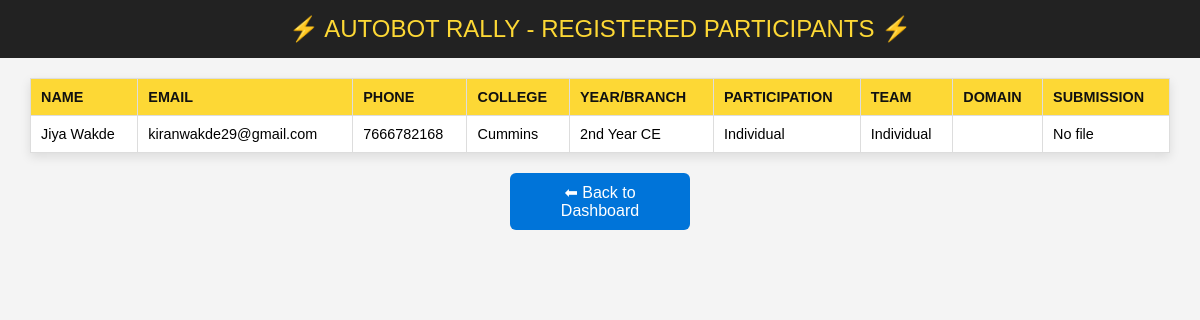
Screenshot of /event/Autobot Rally/participants (signed in) with the database file from the repository.
### main.py (models this page shows)
class Participant(db.Model):
    id = db.Column(db.Integer, primary_key=True, autoincrement=True)
    name = db.Column(db.String(100), nullable=False)
    email = db.Column(db.String(120), nullable=False)
    phone = db.Column(db.String(15), nullable=False)
    college = db.Column(db.String(150), nullable=False)
    year_branch = db.Column(db.String(100))
    event_name = db.Column(db.String(100), nullable=False)
    participation_type = db.Column(db.String(20))
    team_name = db.Column(db.String(100))
    team_leader = db.Column(db.String(100))
    team_size = db.Column(db.Integer)
    member1 = db.Column(db.String(100))
    member2 = db.Column(db.String(100))
    member3 = db.Column(db.String(100))
    member4 = db.Column(db.String(100))
    domain = db.Column(db.String(100))
    submission = db.Column(db.String(200))
    __table_args__ = (
        db.UniqueConstraint('email', 'event_name', name='unique_email_per_event'),
    )

### main.py (the view)
@app.route("/event/<event_name>/participants")
def event_participants(event_name):
    if "user" not in session:
        return redirect(url_for("login"))
    participants = Participant.query.filter_by(event_name=event_name).all()
    return render_template("participants.html", event_name=event_name, participants=participants)

### templates/participants.html (shortened to what this page needs)
<!DOCTYPE html>
<html lang="en">
<head>
</head>
<body>
  <header>⚡ {{ event_name }} - Registered Participants ⚡</header>
  <table>
    <thead>
      <tr>
        <th>Name</th>
        <th>Email</th>
        <th>Phone</th>
        <th>College</th>
        <th>Year/Branch</th>
        <th>Participation</th>
        <th>Team</th>
        <th>Domain</th>
        <th>Submission</th>
      </tr>
    </thead>
    <tbody>
      {% for p in participants %}
      <tr>
        <td>{{ p.name }}</td>
        <td>{{ p.email }}</td>
        <td>{{ p.phone }}</td>
        <td>{{ p.college }}</td>
        <td>{{ p.year_branch }}</td>
        <td>{{ p.participation_type }}</td>
        <td>
          {% if p.participation_type == "Team" %}
            {{ p.team_name }} ({{ p.team_size }} members)<br>
            Leader: {{ p.team_leader }}<br>
            Members: {{ p.member1 }}, {{ p.member2 }}, {{ p.member3 }}, {{ p.member4 }}
          {% else %}
            Individual
          {% endif %}
        </td>
        <td>{{ p.domain }}</td>
        <td>
          {% if p.submission %}
            <a href="{{ url_for('static', filename='uploads/' ~ p.submission) }}" target="_blank">
              <img src="{{ url_for('static', filename='uploads/' ~ p.submission) }}" alt="Submission" style="max-width:100px;">
            </a>
          {% else %}
            No file
          {% endif %}
        </td>
      </tr>
      {% endfor %}
    </tbody>
  </table>
  <a href="{{ url_for('dashboard') }}" class="back-btn">⬅ Back to Dashboard</a>
</body>
</html>

### templates/participants.html (style rules this page uses)
body { font-family: Arial, sans-serif; background: #f4f4f4; margin: 0; padding: 0; }
header { background: #222; color: #fdd835; padding: 15px; text-align: center; font-size: 1.5rem; text-transform: uppercase; }
table { width: 95%; margin: 20px auto; border-collapse: collapse; background: #fff; box-shadow: 0 4px 10px rgba(0,0,0,0.1); }
th, td { padding: 10px; border: 1px solid #ddd; text-align: left; font-size: 0.9rem; vertical-align: top; }
th { background: #fdd835; color: #111; text-transform: uppercase; }
.back-btn { display: block; margin: 20px auto; padding: 10px 15px; background: #0074D9; color: #fff; text-decoration: none; border-radius: 6px; text-align: center; width: 150px; }

### rows the page displays
Participant: event_name "AUTOBOT RALLY", name "Jiya Wakde", email "kiranwakde29@gmail.com", phone "7666782168", college "Cummins", year_branch "2nd Year CE", participation_type "Individual", shows "No file"
